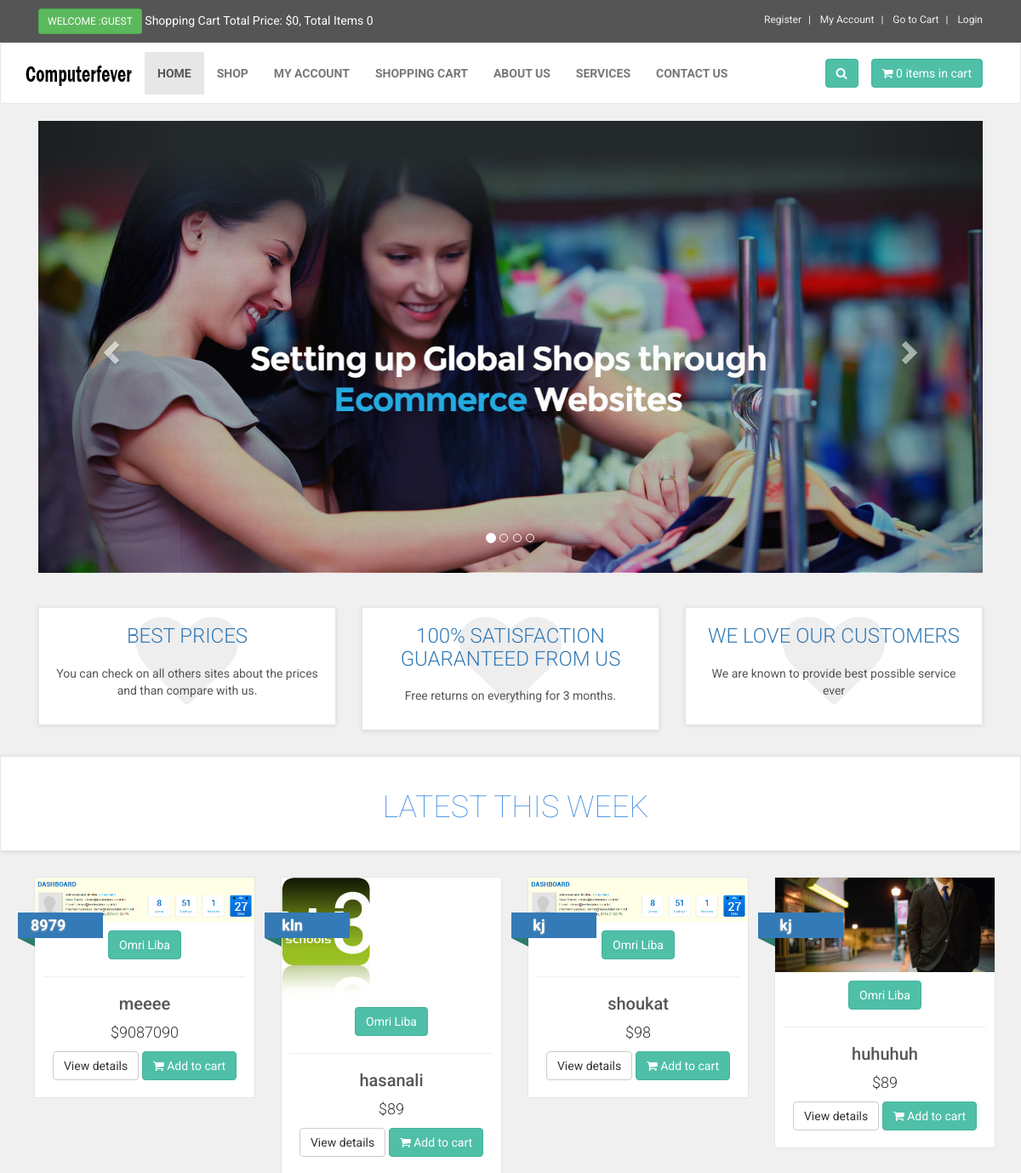
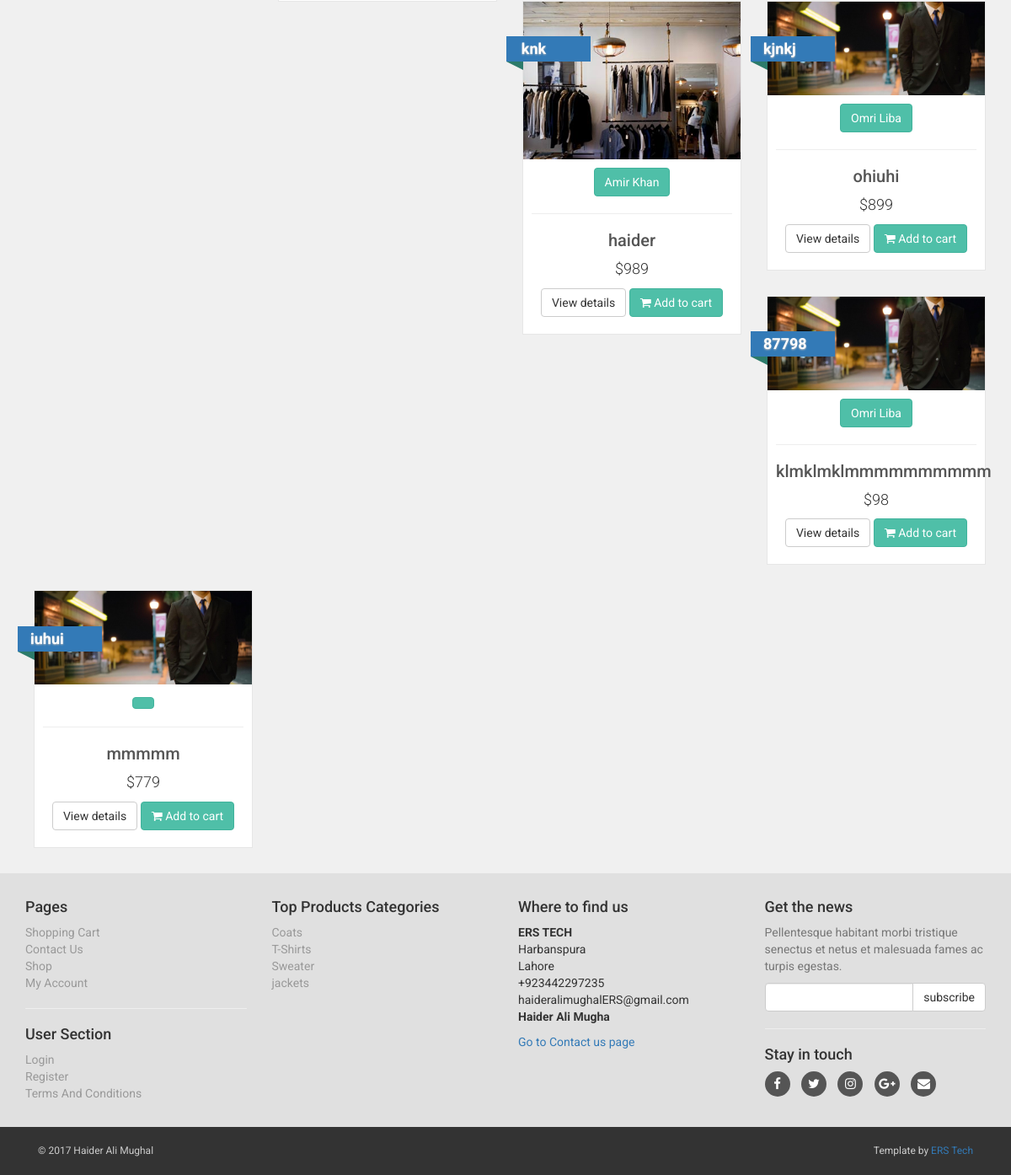
The page / on the database its author committed (2 pictures, top to bottom).
### tables this page shows
CREATE TABLE IF NOT EXISTS `slider` (
  `slide_id` int(10) NOT NULL,
  `slide_name` varchar(255) NOT NULL,
  `slide_image` text NOT NULL,
  `slide_url` varchar(255) NOT NULL
);

CREATE TABLE IF NOT EXISTS `boxes_section` (
  `box_id` int(10) NOT NULL,
  `box_title` text NOT NULL,
  `box_desc` text NOT NULL
);

CREATE TABLE IF NOT EXISTS `products` (
  `product_id` int(10) NOT NULL,
  `p_cat_id` int(10) NOT NULL,
  `cat_id` int(10) NOT NULL,
  `manufacturer_id` int(10) NOT NULL,
  `date` timestamp NOT NULL DEFAULT CURRENT_TIMESTAMP ON UPDATE CURRENT_TIMESTAMP,
  `product_title` text NOT NULL,
  `product_url` text NOT NULL,
  `product_img1` text NOT NULL,
  `product_img2` text NOT NULL,
  `product_img3` text NOT NULL,
  `product_price` int(10) NOT NULL,
  `product_psp_price` int(100) NOT NULL,
  `product_desc` text NOT NULL,
  `product_features` text NOT NULL,
  `product_video` text NOT NULL,
  `product_keywords` text NOT NULL,
  `product_label` text NOT NULL,
  `status` varchar(255) NOT NULL,
  `aud` varchar(1000) NOT NULL,
  `audiofile` varchar(1000) NOT NULL
);

CREATE TABLE IF NOT EXISTS `manufacturers` (
  `manufacturer_id` int(10) NOT NULL,
  `manufacturer_title` text NOT NULL,
  `manufacturer_top` text NOT NULL,
  `manufacturer_image` text NOT NULL
);

CREATE TABLE IF NOT EXISTS `product_categories` (
  `p_cat_id` int(10) NOT NULL,
  `p_cat_title` text NOT NULL,
  `p_cat_top` text NOT NULL,
  `p_cat_image` text NOT NULL
);

### functions/functions.php (the view, shortened to what this page needs)
<?php
$db = mysqli_connect("localhost","root","","povenaco_ppolice");
function getRealUserIp(){
    switch(true){
      default : return $_SERVER['REMOTE_ADDR'];
    }
 }
function items(){
global $db;
$ip_add = getRealUserIp();
$get_items = "select * from cart where ip_add='$ip_add'";
$run_items = mysqli_query($db,$get_items);
$count_items = mysqli_num_rows($run_items);
echo $count_items;
}
function total_price(){
$total = 0;
echo "$" . $total;
}
function getPro(){
global $db;
$get_products = "select * from products order by 1 DESC LIMIT 0,8";
$run_products = mysqli_query($db,$get_products);
while($row_products=mysqli_fetch_array($run_products)){
$pro_title = $row_products['product_title'];
$pro_price = $row_products['product_price'];
$pro_img1 = $row_products['product_img1'];
$pro_label = $row_products['product_label'];
$manufacturer_id = $row_products['manufacturer_id'];
$get_manufacturer = "select * from manufacturers where manufacturer_id='$manufacturer_id'";
$run_manufacturer = mysqli_query($db,$get_manufacturer);
$row_manufacturer = mysqli_fetch_array($run_manufacturer);
$manufacturer_name = $row_manufacturer['manufacturer_title'];
$pro_psp_price = $row_products['product_psp_price'];
$pro_url = $row_products['product_url'];
if($pro_label == "Sale" or $pro_label == "Gift"){
$product_price = "<del> $$pro_price </del>";
$product_psp_price = "| $$pro_psp_price";
}
else{
$product_psp_price = "";
$product_price = "$$pro_price";
}
if($pro_label == ""){
}
else{
$product_label = "
<a class='label sale' href='#' style='color:black;'>
<div class='thelabel'>$pro_label</div>
<div class='label-background'> </div>
</a>
";
}
echo "
<div class='col-md-4 col-sm-6 single' >
<div class='product' >
<a href='$pro_url' >
<img src='admin_area/product_images/$pro_img1' class='img-responsive' >
</a>
<div class='text' >
<center>
<p class='btn btn-primary'> $manufacturer_name </p>
</center>
<hr>
<h3><a href='$pro_url' >$pro_title</a></h3>
<p class='price' > $product_price $product_psp_price </p>
<p class='buttons' >
<a href='$pro_url' class='btn btn-default' >View details</a>
<a href='$pro_url' class='btn btn-primary'>
<i class='fa fa-shopping-cart'></i> Add to cart
</a>
</p>
</div>
$product_label
</div>
</div>
";
}
}
?>

### index.php (shortened to what this page needs)
<?php
include("includes/db.php");
include("functions/functions.php");
?>
<!DOCTYPE html>
<html>
<head>
<link href="styles/bootstrap.min.css" rel="stylesheet">
<link href="styles/style.css" rel="stylesheet">
<link href="font-awesome/css/font-awesome.min.css" rel="stylesheet">
</head>
<body>
<div id="top">
<div class="container">
<div class="col-md-6 offer">
<a href="#" class="btn btn-success btn-sm" >
<?php
if(!isset($_SESSION['customer_email'])){
echo "Welcome :Guest";
}else{
echo "Welcome : " . $_SESSION['customer_email'] . "";
}
?>
</a>
<a href="#">
Shopping Cart Total Price: <?php total_price(); ?>, Total Items <?php items(); ?>
</a>
</div>
<div class="col-md-6">
<ul class="menu">
<li>
<a href="customer_register.php">
Register
</a>
</li>
<li>
<?php
if(!isset($_SESSION['customer_email'])){
echo "<a href='checkout.php' >My Account</a>";
}
else{
echo "<a href='customer/my_account.php?my_orders'>My Account</a>";
}
?>
</li>
<li>
<a href="cart.php">
Go to Cart
</a>
</li>
<li>
<?php
if(!isset($_SESSION['customer_email'])){
echo "<a href='checkout.php'> Login </a>";
}else {
echo "<a href='logout.php'> Logout </a>";
}
?>
</li>
</ul>
</div>
</div>
</div>
<div class="navbar navbar-default" id="navbar">
<div class="container" >
<div class="navbar-header">
<a class="navbar-brand home" href="index.php" >
<img src="images/logo.png" alt="computerfever logo" class="hidden-xs" >
</a>
</div>
<div class="navbar-collapse collapse" id="navigation" >
<div class="padding-nav" >
<ul class="nav navbar-nav navbar-left">
<li class="active">
<a href="index.php"> Home </a>
</li>
<li>
<a href="shop.php"> Shop </a>
</li>
<li>
<?php
if(!isset($_SESSION['customer_email'])){
echo "<a href='checkout.php' >My Account</a>";
}
else{
echo "<a href='customer/my_account.php?my_orders'>My Account</a>";
}
?>
</li>
<li>
<a href="cart.php"> Shopping Cart </a>
</li>
<li>
<a href="about.php"> About Us </a>
</li>
<li>
<a href="services.php"> Services </a>
</li>
<li>
<a href="contact.php"> Contact Us </a>
</li>
</ul>
</div>
<a class="btn btn-primary navbar-btn right" href="cart.php">
<i class="fa fa-shopping-cart"></i>
<span> <?php items(); ?> items in cart </span>
</a>
<div class="navbar-collapse collapse right">
<button class="btn navbar-btn btn-primary" type="button" data-toggle="collapse" data-target="#search">
<i class="fa fa-search"></i>
</button>
</div>
</div>
</div>
</div>
<div class="container" id="slider">
<div class="col-md-12">
<div id="myCarousel" class="carousel slide" data-ride="carousel">
<ol class="carousel-indicators">
<li data-target="#myCarousel" data-slide-to="0" class="active"></li>
<li data-target="#myCarousel" data-slide-to="1"></li>
<li data-target="#myCarousel" data-slide-to="2"></li>
<li data-target="#myCarousel" data-slide-to="3"></li>
</ol>
<div class="carousel-inner">
<?php
$get_slides = "select * from slider LIMIT 0,1";
$run_slides = mysqli_query($con,$get_slides);
while($row_slides=mysqli_fetch_array($run_slides)){
$slide_image = $row_slides['slide_image'];
$slide_url = $row_slides['slide_url'];
echo "
<div class='item active'>
<a href='$slide_url'><img src='admin_area/slides_images/$slide_image'></a>
</div>
";
}
?>
</div>
<a class="left carousel-control" href="#myCarousel" data-slide="prev">
<span class="glyphicon glyphicon-chevron-left"> </span>
</a>
<a class="right carousel-control" href="#myCarousel" data-slide="next">
<span class="glyphicon glyphicon-chevron-right"> </span>
</a>
</div>
</div>
</div>
<div id="advantages">
<div class="container">
<div class="same-height-row">
<?php
$get_boxes = "select * from boxes_section";
$run_boxes = mysqli_query($con,$get_boxes);
while($run_boxes_section=mysqli_fetch_array($run_boxes)){
$box_title = $run_boxes_section['box_title'];
$box_desc = $run_boxes_section['box_desc'];
?>
<div class="col-sm-4">
<div class="box same-height">
<div class="icon">
<i class="fa fa-heart" ></i>
</div>
<h3><a href="#"> <?php echo $box_title; ?> </a></h3>
<p>
<?php echo $box_desc; ?>
</p>
</div>
</div>
<?php } ?>
</div>
</div>
</div>
<div id="hot">
<div class="box">
<div class="container">
<div class="col-md-12">
<h2>Latest this week</h2>
</div>
</div>
</div>
</div>
<div id="content" class="container">
<div class="row">
<?php
getPro();
?>
</div>
</div>
<?php
include("includes/footer.php");
?>
</body>
</html>

### includes/footer.php (shortened to what this page needs)
<div id="footer">
<div class="container">
<div class="row" >
<div class="col-md-3 col-sm-6" >
<h4>Pages</h4>
<ul>
<li><a href="cart.php">Shopping Cart</a></li>
<li><a href="contact.php">Contact Us</a></li>
<li><a href="shop.php">Shop</a></li>
<li>
<?php
if(!isset($_SESSION['customer_email'])){
echo "<a href='checkout.php' >My Account</a>";
}
else{
echo "<a href='customer/my_account.php?my_orders'>My Account</a>";
}
?>
</li>
</ul>
<hr>
<h4>User Section</h4>
<ul>
<li>
<?php
if(!isset($_SESSION['customer_email'])){
echo "<a href='checkout.php' >Login</a>";
}
else{
echo "<a href='customer/my_account.php?my_orders'>My Account</a>";
}
?>
</li>
<li><a href="customer_register.php">Register</a></li>
<li><a href="terms.php">Terms And Conditions </a></li>
</ul>
</div>
<div class="col-md-3 col-sm-6">
<h4> Top Products Categories </h4>
<ul>
<?php
$get_p_cats = "select * from product_categories";
$run_p_cats = mysqli_query($con,$get_p_cats);
while($row_p_cats = mysqli_fetch_array($run_p_cats)){
$p_cat_id = $row_p_cats['p_cat_id'];
$p_cat_title = $row_p_cats['p_cat_title'];
echo "<li> <a href='shop.php?p_cat=$p_cat_id'> $p_cat_title </a> </li>";
}
?>
</ul>
</div>
<div class="col-md-3 col-sm-6">
<h4>Where to find us</h4>
<p>
<strong>ERS TECH</strong>
<br>Harbanspura
<br>Lahore
<br>+923442297235
<br>haideralimughalERS@gmail.com
<br>
<strong>Haider Ali Mugha</strong>
</p>
<a href="contact.php">Go to Contact us page</a>
</div>
<div class="col-md-3 col-sm-6">
<h4>Get the news</h4>
<p class="text-muted">
Pellentesque habitant morbi tristique senectus et netus et malesuada fames ac turpis egestas.
</p>
<form action="https://feedburner.google.com/fb/a/mailverify" method="post" target="popupwindow" onsubmit="window.open('https://feedburner.google.com/fb/a/mailverify?uri=computerfever', 'popupwindow', 'scrollbars=yes,width=550,height=520');return true">
<div class="input-group">
<input type="text" class="form-control" name="email">
<span class="input-group-btn">
<input type="submit" value="subscribe" class="btn btn-default">
</span>
</div>
</form>
<hr>
<h4> Stay in touch </h4>
<p class="social">
<a href="https://web.facebook.com/ERSTechnology/"><i class="fa fa-facebook"></i></a>
<a href="#"><i class="fa fa-twitter"></i></a>
<a href="#"><i class="fa fa-instagram"></i></a>
<a href="#"><i class="fa fa-google-plus"></i></a>
<a href="#"><i class="fa fa-envelope"></i></a>
</p>
</div>
</div>
</div>
</div>
<div id="copyright">
<div class="container" >
<div class="col-md-6" >
<p class="pull-left"> &copy; 2017 Haider Ali Mughal</p>
</div>
<div class="col-md-6" >
<p class="pull-right" >
Template by <a href="http://www.erstechno.com" >ERS Tech</a>
</p>
</div>
</div>
</div>

### styles/style.css (style rules this page uses)
body { font-family: "Roboto", Helvetica, Arial, sans-serif; font-size: 14px; line-height: 1.42857143; color: #333333; background-color: #f0f0f0; overflow-x: hidden; }
#top { background: #555555; padding: 10px 0; }
#top .offer { color: #fff; }
#top .offer .btn { text-transform: uppercase; }
#top a { color: #fff; }
#top ul.menu { padding-top: 5px; margin: 0; text-align: right; font-size: 12px; list-style: none; }
#top ul.menu > li { display: inline-block; }
#top ul.menu > li a { color: #eeeeee; }
#top ul.menu > li + li:before { content: "|\00a0"; padding: 0 5px; color: #f7f7f7; }
.navbar { background:white; }
.navbar-collapse .right { float:right; }
.navbar-brand { float:left; padding: 10px 15px; font-size:18px; line-height:20px; height:70px; }
.navbar ul.nav > li > a { text-transform:uppercase; font-weight:bold; font-size:14px; }
.padding-nav { padding-top:10px; }
.btn-primary { color:rgb(255, 255, 255); background-color:rgb(79, 191, 168); border-color:rgb(65, 179, 156); }
#slider { margin-bottom:40px; }
.box { background: #fff; margin: 0 0 30px; border: solid 1px #e6e6e6; box-sizing: border-box; padding:20px; box-shadow: 0 1px 5px rgba(0, 0, 0, 0.1); }
#advantages { text-align:center; }
#advantages .box .icon { position: absolute; font-size: 120px; width:100%; text-align:center; top: -20px; left:0; height:100%; float:left; color:#eeeeee; transition: all 0.2s ease-out; z-index:1; box-sizing: border-box; }
#advantages .box h3 { position:relative; margin: 0 0 20px; font-weight: 300; text-transform: uppercase; z-index:2; }
#advantages .box p { position:relative; color:#555555; z-index:2; }
#hot h2 { text-transform: uppercase; font-size: 36px; color: #4993e4; font-weight: 100; text-align: center; }
#content { padding-left:25px; }
.single { width:290px; }
#content .product { background:#fff; border: solid 1px #e6e6e6; box-sizing: border-box; margin-bottom: 30px; }
#content .product .text p.price { font-size:18px; text-align:center; font-weight:300; }
#content .product .text .buttons { clear:both; text-align:center; }
#content .product .text h3 { text-align:center; font-size:20px; }
#content .product .text h3 a { color:rgb(85, 85, 85); }
#content .product .text { padding:10px 10px 0px; }
#content .product .text .buttons .btn { margin-bottom:10px; }
#footer { background: #e0e0e0; padding: 20px 0; }
#footer ul { padding-left: 0; list-style: none; }
#footer ul a { color:#999999; padding: 20px 0; }
#footer .social { text-align: left; }
#footer .social a { margin: 0 10px 0 0; color: #fff; display: inline-block; width: 30px; height: 30px; border-radius: 15px; line-height: 30px; font-size: 15px; text-align: center; transition: all 0.2s ease-out; vertical-align: bottom; background-color:#555555; }
#copyright { background:#333; color:#ccc; padding:20px 0; font-size:12px; }
#copyright p { margin: 0; }
.label { text-decoration : none; position: absolute; top: 50px; padding-left:51px; z-index: 20; }
.label .thelabel { position: relative; width: 100px; padding: 6px 50px 6px 15px; margin: 40px 50px 10px -71px; color: #fff; font-size:18px; font-weight:bold; background-color: #337ab7; text-shadow: 0px 1px 2px #bbb ; }
.label .thelabel:before, .label .thelabel:after { content: ''; position: absolute; width:0; height:0; }
.label .thelabel:after { left: 0px; top: 100%; border-width : 5px 10px; border-style: solid; border-color: #2d7b6b #2d7b6b transparent transparent; }
.label.sale { top: 0; }

### rows shown on the page
slider: slide_image (picture)
boxes_section: box_title "BEST PRICES", box_desc "You can check on all others sites about the prices and than compare with us."
boxes_section: box_title "100% SATISFACTION GUARANTEED FROM US", box_desc "Free returns on everything for 3 months."
boxes_section: box_title "WE LOVE OUR CUSTOMERS", box_desc "We are known to provide best possible service ever"
products: product_img1 (picture), manufacturer.manufacturer_title "Omri Liba", product_title "meeee", product_price "$9087090", product_label "8979"
products: manufacturer.manufacturer_title "Omri Liba", product_title "hasanali", product_price "$89", product_label "kln"
products: product_img1 (picture), manufacturer.manufacturer_title "Omri Liba", product_title "shoukat", product_price "$98", product_label "kj"
products: product_img1 (picture), manufacturer.manufacturer_title "Omri Liba", product_title "huhuhuh", product_price "$89", product_label "kj"
products: product_img1 (picture), manufacturer.manufacturer_title "Amir Khan", product_title "haider", product_price "$989", product_label "knk"
products: product_img1 (picture), manufacturer.manufacturer_title "Omri Liba", product_title "ohiuhi", product_price "$899", product_label "kjnkj"
products: product_img1 (picture), manufacturer.manufacturer_title "Omri Liba", product_title "klmklmklmmmmmmmmmm", product_price "$98", product_label "87798"
products: product_img1 (picture), product_title "mmmmm", product_price "$779", product_label "iuhui"
product_categories: p_cat_title "Coats"
product_categories: p_cat_title "T-Shirts"
product_categories: p_cat_title "Sweater"
product_categories: p_cat_title "jackets"

### other values the page prints
$total "0"
$count_items "0 0"
